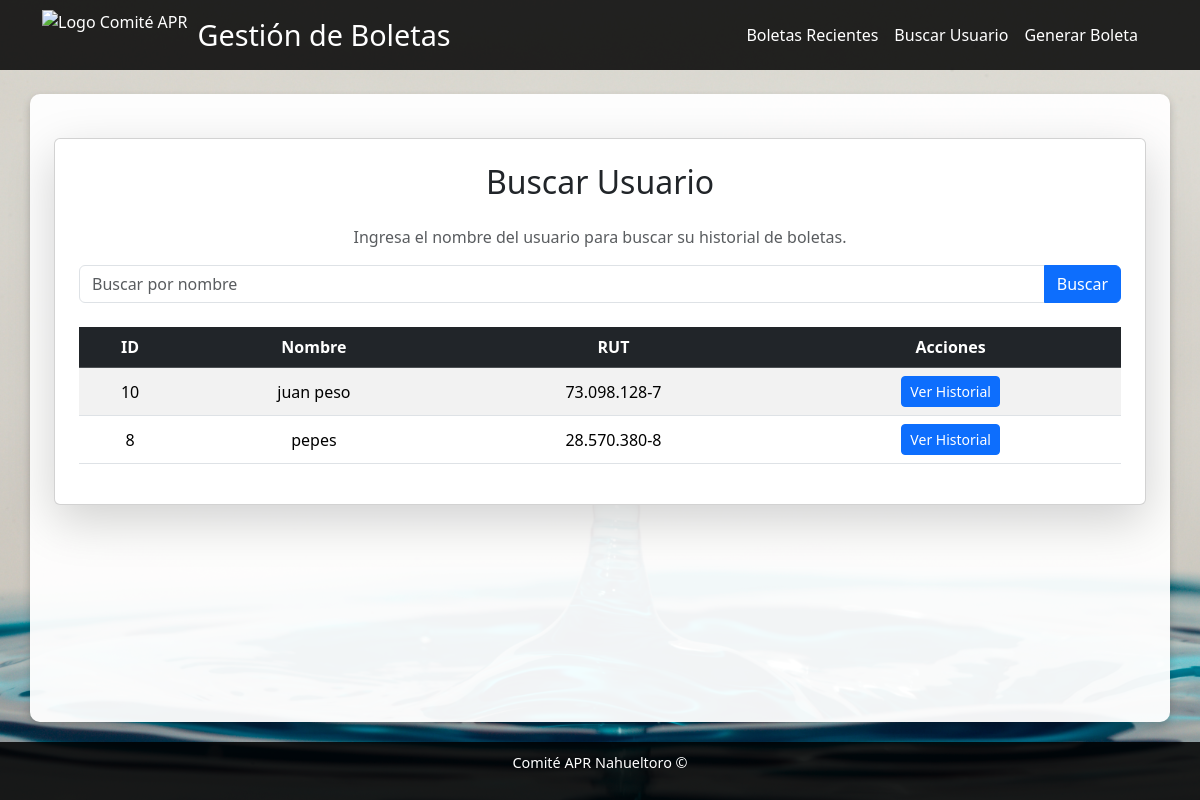
Screenshot of /boletas/buscar-usuario/ (signed in) with the database file from the repository.
### usuarios/models.py (models this page shows, shortened)
class Usuario(models.Model):
    def validar_nombre(value):
        """
        Valida que el nombre solo contenga letras y espacios.
        """
        if not value.replace(" ", "").isalpha():
            raise ValidationError("El nombre solo debe contener letras y espacios.")
    def validar_rut(value):
        """
        Valida el RUT chileno con su dígito verificador.
        """
        rut = value.replace(".", "").replace("-", "")
        if len(rut) < 2:
            raise ValidationError("El RUT ingresado no es válido.")
        cuerpo, dv = rut[:-1], rut[-1].upper()
        if not cuerpo.isdigit():
            raise ValidationError("El RUT ingresado no es válido.")
        suma, factor = 0, 2
        for c in reversed(cuerpo):
            suma += int(c) * factor
            factor = 2 if factor == 7 else factor + 1
        dv_calculado = 11 - (suma % 11)
        if dv_calculado == 10:
            dv_calculado = "K"
        elif dv_calculado == 11:
            dv_calculado = "0"
        else:
            dv_calculado = str(dv_calculado)
        if dv_calculado != dv:
            raise ValidationError(f"El RUT ingresado no es válido. Dígito verificador esperado: {dv_calculado}")
    nombre = models.CharField(
        max_length=100,
        validators=[validar_nombre],
        help_text="Ingrese nombre y apellido. Ejemplo: Juan Pérez"
    )
    rut = models.CharField(
        max_length=12,
        unique=True,
        validators=[
            RegexValidator(
                regex=r'^\d{1,2}\.\d{3}\.\d{3}-[\dkK]$',
                message='Formato de RUT inválido. Ejemplo: 12.345.678-K'
            ),
            validar_rut  # Validación personalizada para el RUT
        ],
        help_text="Formato: 12.345.678-K"
    )
    correo = models.EmailField(
        max_length=255,
        unique=True,
        help_text="Ingrese un correo electrónico válido. Ejemplo: usuario@dominio.com"
    )
    direccion = models.CharField(
        max_length=255,
        help_text="Ingrese la dirección completa. Ejemplo: Calle Falsa 123, Santiago"
    )
    telefono = models.CharField(
        max_length=12,
        validators=[RegexValidator(
            regex=r'^\+569\d{8}$',
            message='El teléfono debe comenzar con +569 y tener 8 dígitos después. Ejemplo: +56912345678'
        )],
        help_text="Formato: +569XXXXXXXX (donde X son sus 8 dígitos)"
    )

### boletas/views.py (the view)
# urls.py: path('buscar-usuario/', views.buscar_usuario, name='buscar_usuario'),
@login_required
def buscar_usuario(request):
    query = request.GET.get('search', '')  # Obtén el valor de búsqueda
    if query:
        usuarios = Usuario.objects.filter(nombre__icontains=query).order_by('nombre')  # Filtra por nombre
    else:
        usuarios = Usuario.objects.all().order_by('nombre')  # Lista todos los usuarios si no hay búsqueda
    return render(request, 'boletas/buscar_usuario.html', {'usuarios': usuarios, 'query': query})

### boletas/templates/boletas/buscar_usuario.html (shortened to what this page needs)
{% extends "boletas/base_boletas.html" %}
{% block content %}
<div class="container mt-4">
    <div class="card shadow-lg p-4">
        <h2 class="text-center mb-4">Buscar Usuario</h2>
        <p class="text-muted text-center">
            Ingresa el nombre del usuario para buscar su historial de boletas.
        </p>
        <form method="get" action="{% url 'boletas:buscar_usuario' %}" class="mb-4">
            <div class="input-group">
                <input type="text" name="search" class="form-control" placeholder="Buscar por nombre" value="{{ query|default_if_none:'' }}">
                <button class="btn btn-primary" type="submit">Buscar</button>
            </div>
        </form>
        <div class="table-responsive">
            <table class="table table-striped table-hover text-center align-middle">
                <thead class="table-dark">
                    <tr>
                        <th>ID</th>
                        <th>Nombre</th>
                        <th>RUT</th>
                        <th>Acciones</th>
                    </tr>
                </thead>
                <tbody>
                    {% for usuario in usuarios %}
                    <tr>
                        <td>{{ usuario.id }}</td>
                        <td>{{ usuario.nombre }}</td>
                        <td>{{ usuario.rut }}</td>
                        <td>
                            <a href="{% url 'boletas:historial_usuario' usuario.id %}" class="btn btn-sm btn-primary">
                                Ver Historial
                            </a>
                        </td>
                    </tr>
                    {% empty %}
                    <tr>
                        <td colspan="4" class="text-muted">
                            <i class="fas fa-info-circle"></i> No se encontraron usuarios.
                        </td>
                    </tr>
                    {% endfor %}
                </tbody>
            </table>
        </div>
    </div>
</div>
{% endblock %}

### rows the page displays
Usuario: id "10", nombre "juan peso", rut "73.098.128-7"
Usuario: id "8", nombre "pepes", rut "28.570.380-8"
